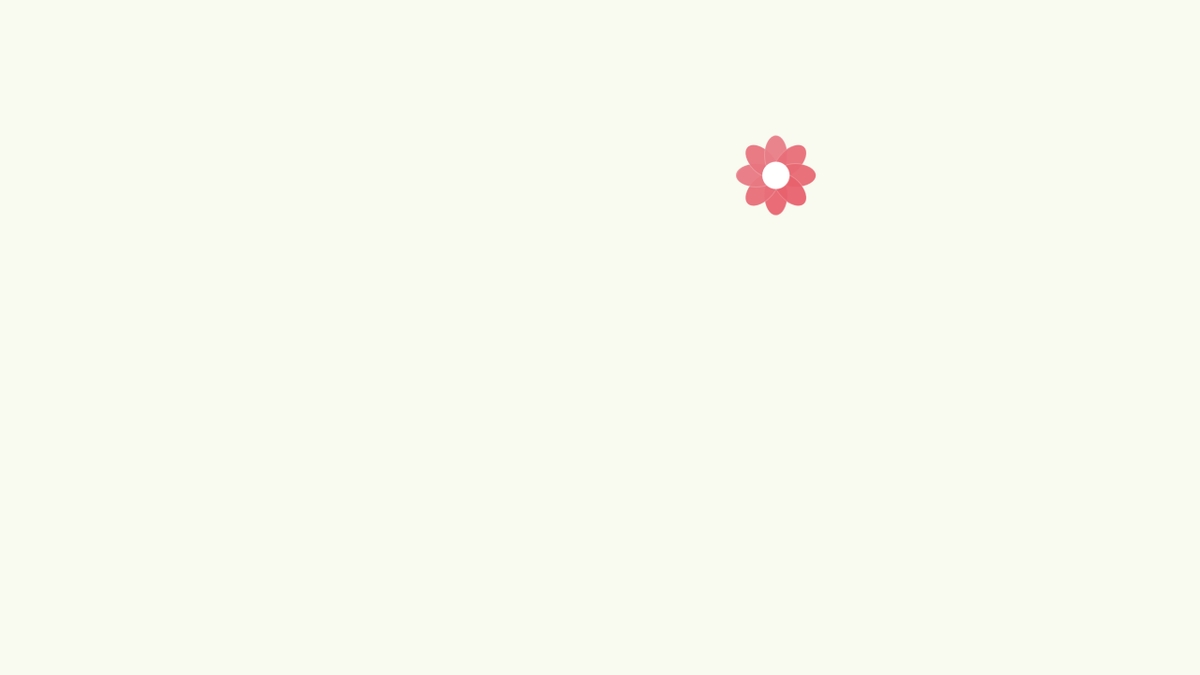
Frame 1 (no input)
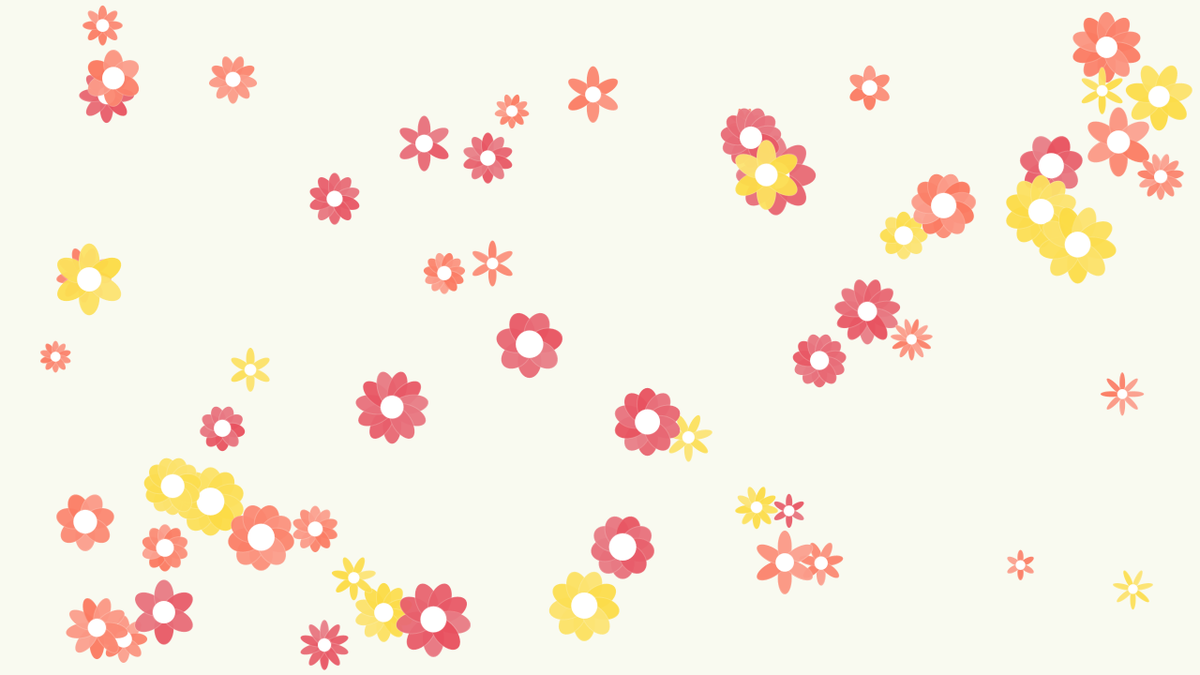
Frame 60 (the mouse pressed at the canvas centre just before this capture)
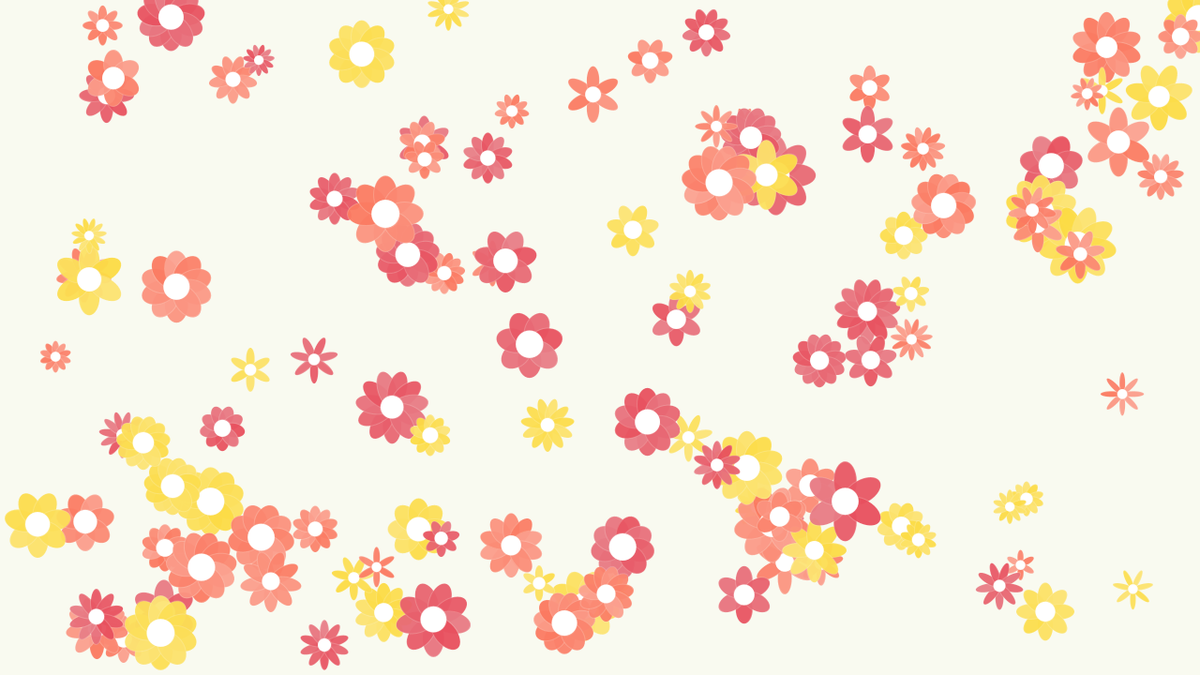
Frame 120 (the mouse held since frame 60 and released just before this capture)

The Processing sketch that drew these frames (run headless with seeded random() and noise(); from frame 60 on, the mouse is pressed at the canvas centre):

// Processing sketch: flowers_given_colors
// ── flowers_given_colors.pde
float x, y, petal_w, petal_h, radius;
int num_petals;
color base_c;
color[] colors = new color[3];

void setup() {
  size(1280, 720);
  colorMode(HSB, 360, 100, 100, 100);
  background(66, 4, 98.4);
  colors[0] = color(354.4, 55.6, 91, 95); // soft pink red
  colors[1] = color(9.2, 52, 98.8, 95); // soft salmon red
  colors[2] = color(48.7, 62.6, 99.6, 95); // soft yellow
  stroke(66, 4, 98.4, 20);
}

void draw() {
  // set random radius
  x = random(width);
  y = random(height);
  // set random radius
  radius = random(10, 30);
  // set petal width to random value thinner than radius
  petal_w = random(radius-5, radius-3);
  // set petal height to random value longer than radius
  petal_h = random(radius+5, radius+15);
  // set origin to center of flower
  translate(x, y);
  // pick random color from list of given colors
  base_c = colors[int(random(colors.length))];
  // pick random number of petals
  num_petals = int(random(6, 12));
  for (int i = 0; i < num_petals; i++) {
    // create variation on base color
    fill(color(hue(base_c), saturation(base_c) + random(-10, 10), brightness(base_c), alpha(base_c)));
    // draw petal by creating ellipse at half petal height above center
    ellipse(0, petal_h/2, petal_w, petal_h);
    // rotate to draw other petals
    rotate(TWO_PI/num_petals);
  }
  // draw white center
  fill(360, 0, 100);
  ellipse(0, 0, radius, radius);
}
